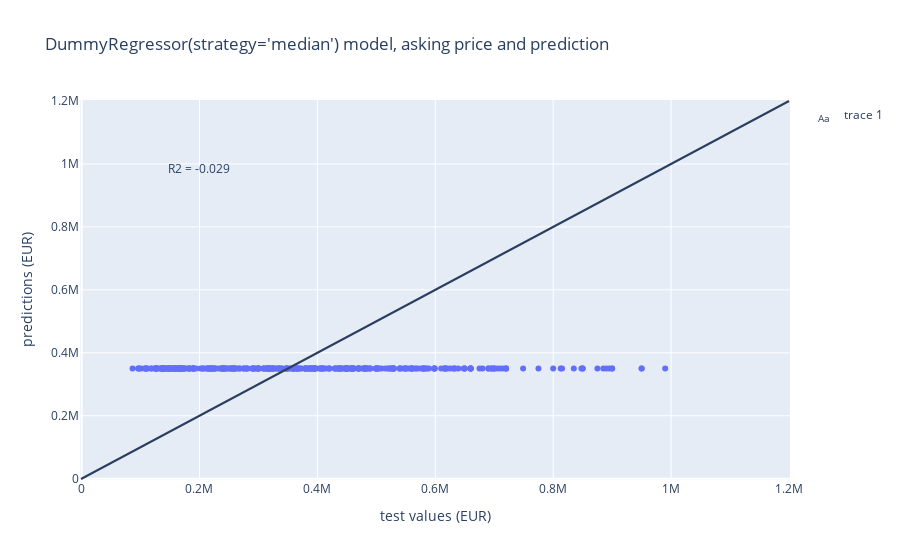

Notebook cell for this chart:
### Code cell
graphmaker(grid_search_dr, X_test, y_test)

### Figure 1 — Plotly figure (JSON) as saved in the notebook; plotly's stock layout.template omitted (floating-point values rounded to 4 significant figures; data arrays with more than 128 entries replaced by an {"elided": "..."} marker saying what was removed)
{"data": [{"hovertemplate": "test values (EUR)=%{x}<br>predictions (EUR)=%{y}<extra></extra>", "legendgroup": "", "marker": {"color": "#636efa", "symbol": "circle"}, "mode": "markers", "name": "", "orientation": "v", "showlegend": false, "type": "scatter", "x": {"elided": "401 int values"}, "xaxis": "x", "y": {"elided": "401 int values"}, "yaxis": "y"}, {"mode": "text", "text": ["R2 = -0.029"], "textposition": "bottom center", "type": "scatter", "x": [200000], "y": [1000000]}], "layout": {"legend": {"tracegroupgap": 0}, "shapes": [{"type": "line", "x0": -1000, "x1": 1200000, "xref": "x", "y0": -1000, "y1": 1200000, "yref": "y"}], "title": {"text": "DummyRegressor(strategy='median') model, asking price and prediction"}, "xaxis": {"anchor": "y", "domain": [0, 1], "title": {"text": "test values (EUR)"}}, "yaxis": {"anchor": "x", "domain": [0, 1], "title": {"text": "predictions (EUR)"}}}}
